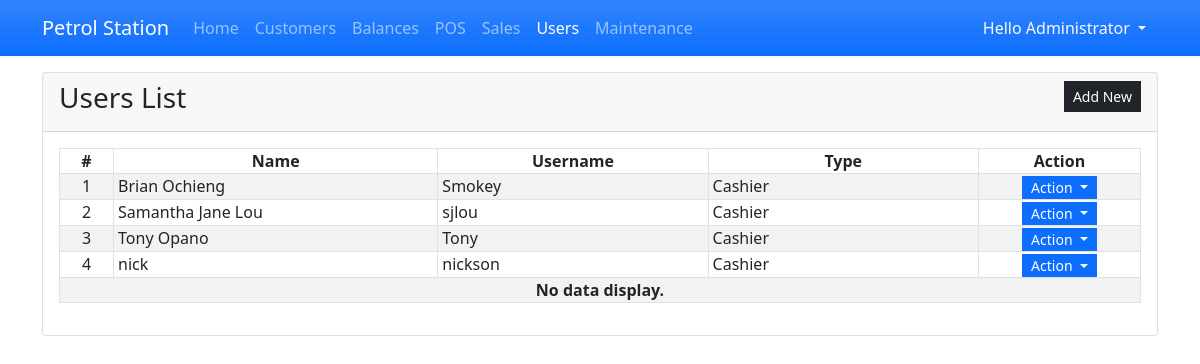
Page /?page=users (signed in) on the committed database.
### tables this page shows
CREATE TABLE `user_list` (
            `user_id` INTEGER NOT NULL PRIMARY KEY AUTOINCREMENT,
            `fullname` INTEGER NOT NULL,
            `username` TEXT NOT NULL,
            `password` TEXT NOT NULL,
            `type` INTEGER NOT NULL Default 1,
            `status` INTEGER NOT NULL Default 1,
            `date_created` TIMESTAMP DEFAULT CURRENT_TIMESTAMP
        );

### users.php (the view, shortened to what this page needs)
<div class="card">
    <div class="card-header d-flex justify-content-between">
        <h3 class="card-title">Users List</h3>
        <div class="card-tools align-middle">
            <button class="btn btn-dark btn-sm py-1 rounded-0" type="button" id="create_new">Add New</button>
        </div>
    </div>
    <div class="card-body">
        <table class="table table-hover table-striped table-bordered">
            <colgroup>
                <col width="5%">
                <col width="30%">
                <col width="25%">
                <col width="25%">
                <col width="15%">
            </colgroup>
            <thead>
                <tr>
                    <th class="text-center p-0">#</th>
                    <th class="text-center p-0">Name</th>
                    <th class="text-center p-0">Username</th>
                    <th class="text-center p-0">Type</th>
                    <th class="text-center p-0">Action</th>
                </tr>
            </thead>
            <tbody>
                <?php
                $sql = "SELECT * FROM `user_list` where user_id != 1 order by `fullname` asc";
                $qry = $conn->query($sql);
                $i = 1;
                    while($row = $qry->fetchArray()):
                ?>
                <tr>
                    <td class="text-center p-0"><?php echo $i++; ?></td>
                    <td class="py-0 px-1"><?php echo $row['fullname'] ?></td>
                    <td class="py-0 px-1"><?php echo $row['username'] ?></td>
                    <td class="py-0 px-1"><?php echo ($row['type'] == 1)? "Administrator" : 'Cashier' ?></td>
                    <th class="text-center py-0 px-1">
                        <div class="btn-group" role="group">
                            <button id="btnGroupDrop1" type="button" class="btn btn-primary dropdown-toggle btn-sm rounded-0 py-0" data-bs-toggle="dropdown" aria-expanded="false">
                            Action
                            </button>
                        </div>
                    </th>
                </tr>
                <?php endwhile; ?>
                <?php if(!$qry->fetchArray()): ?>
                    <tr>
                        <th class="text-center p-0" colspan="5">No data display.</th>
                    </tr>
                <?php endif; ?>
            </tbody>
        </table>
    </div>
</div>

### index.php (style rules this page uses)
:root { --bs-success-rgb:71, 222, 152 !important; }
html,body { height:100%; width:100%; }

### rows in the picture
user_list: fullname "Brian Ochieng", username "Smokey", type "Cashier"
user_list: fullname "Samantha Jane Lou", username "sjlou", type "Cashier"
user_list: fullname "Tony Opano", username "Tony", type "Cashier"
user_list: fullname "nick", username "nickson", type "Cashier"

### other values in the picture
$_SESSION['fullname'] "Administrator"
